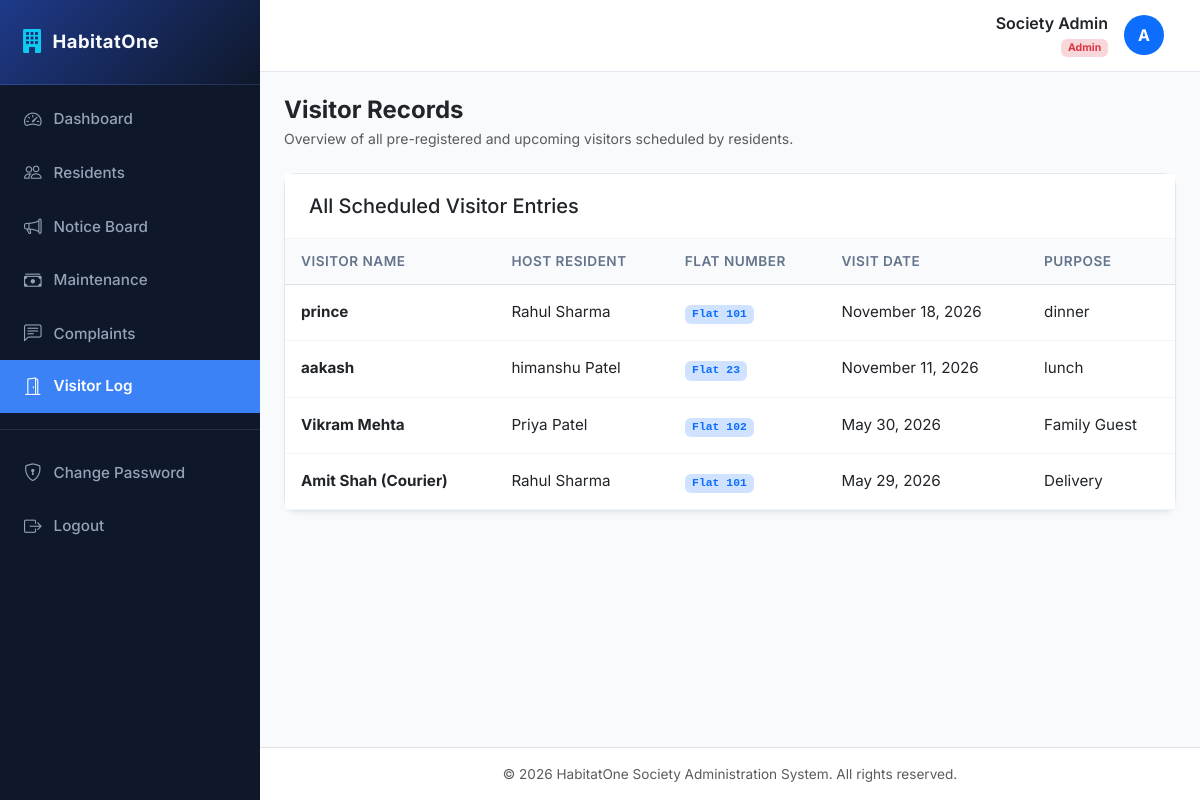
Screenshot of /visitors/ (signed in) with the database file from the repository.
### accounts/models.py (models this page shows, shortened)
class User(AbstractUser):
    ROLE_CHOICES = (
        ('ADMIN', 'Society Admin'),
        ('RESIDENT', 'Resident'),
    )
    role = models.CharField(max_length=10, choices=ROLE_CHOICES, default='RESIDENT')

### visitors/models.py (models this page shows, shortened)
class Visitor(models.Model):
    resident = models.ForeignKey(Resident, on_delete=models.CASCADE, related_name='visitors')
    visitor_name = models.CharField(max_length=100)
    visit_date = models.DateField()
    purpose = models.CharField(max_length=200)

### residents/models.py (models this page shows, shortened)
class Resident(models.Model):
    user = models.OneToOneField(settings.AUTH_USER_MODEL, on_delete=models.CASCADE, related_name='resident_profile')
    flat_number = models.CharField(max_length=50)
    phone = models.CharField(max_length=15)
    family_members = models.PositiveIntegerField(default=1)
    move_in_date = models.DateField()

### visitors/views.py (the view, shortened to what this page needs)
# urls.py: path('', views.visitor_list, name='list'),
@login_required
def visitor_list(request):
    if request.user.role == 'ADMIN':
        visitors = Visitor.objects.all().select_related('resident__user').order_by('-visit_date')
        return render(request, 'visitors/admin_list.html', {'visitors': visitors})

### templates/visitors/admin_list.html (shortened to what this page needs)
{% extends 'base.html' %}
{% block content %}
<div class="mb-4">
    <h4 class="mb-1 text-dark fw-bold">Visitor Records</h4>
    <p class="text-muted mb-0 small">Overview of all pre-registered and upcoming visitors scheduled by residents.</p>
</div>
<div class="card card-custom">
    <div class="card-header-custom">
        <h5 class="mb-0">All Scheduled Visitor Entries</h5>
    </div>
    <div class="card-body-custom p-0">
        <div class="table-responsive">
            <table class="table table-custom align-middle">
                <thead>
                    <tr>
                        <th>Visitor Name</th>
                        <th>Host Resident</th>
                        <th>Flat Number</th>
                        <th>Visit Date</th>
                        <th>Purpose</th>
                    </tr>
                </thead>
                <tbody>
                    {% for visitor in visitors %}
                        <tr>
                            <td class="fw-bold text-dark">{{ visitor.visitor_name }}</td>
                            <td>{{ visitor.resident.user.get_full_name|default:visitor.resident.user.username }}</td>
                            <td><span class="badge bg-primary-subtle text-primary font-monospace">Flat {{ visitor.resident.flat_number }}</span></td>
                            <td>{{ visitor.visit_date|date:"F d, Y" }}</td>
                            <td>{{ visitor.purpose }}</td>
                        </tr>
                    {% endfor %}
                </tbody>
            </table>
        </div>
    </div>
</div>
{% endblock %}

### templates/base.html (shortened to what this page needs)
<!DOCTYPE html>
<html lang="en">
<head>
    <link href="https://cdn.jsdelivr.net/npm/bootstrap@5.3.0/dist/css/bootstrap.min.css" rel="stylesheet">
    <link rel="stylesheet" href="https://cdn.jsdelivr.net/npm/bootstrap-icons@1.10.5/font/bootstrap-icons.css">
</head>
<body>
    <div class="d-flex" id="wrapper">
        <div id="sidebar-wrapper">
            <div class="sidebar-heading d-flex align-items-center gap-2">
                <i class="bi bi-building-fill text-info fs-4"></i>
                <span>HabitatOne</span>
            </div>
            <div class="list-group list-group-flush mt-2">
                <a href="{% url 'dashboard:home' %}" class="list-group-item list-group-item-action {% if request.resolver_match.app_name == 'dashboard' %}active{% endif %}">
                    <i class="bi bi-speedometer2"></i> Dashboard
                </a>
                {% if request.user.role == 'ADMIN' %}
                <a href="{% url 'residents:list' %}" class="list-group-item list-group-item-action {% if request.resolver_match.app_name == 'residents' %}active{% endif %}">
                    <i class="bi bi-people"></i> Residents
                </a>
                {% endif %}
                <a href="{% url 'notices:list' %}" class="list-group-item list-group-item-action {% if request.resolver_match.app_name == 'notices' %}active{% endif %}">
                    <i class="bi bi-megaphone"></i> Notice Board
                </a>
                <a href="{% url 'maintenance:list' %}" class="list-group-item list-group-item-action {% if request.resolver_match.app_name == 'maintenance' %}active{% endif %}">
                    <i class="bi bi-cash-stack"></i> Maintenance
                </a>
                <a href="{% url 'complaints:list' %}" class="list-group-item list-group-item-action {% if request.resolver_match.app_name == 'complaints' %}active{% endif %}">
                    <i class="bi bi-chat-left-text"></i> Complaints
                </a>
                <a href="{% url 'visitors:list' %}" class="list-group-item list-group-item-action {% if request.resolver_match.app_name == 'visitors' %}active{% endif %}">
                    <i class="bi bi-door-open"></i> Visitor Log
                </a>
                <div class="border-top border-secondary my-3 opacity-25"></div>
                <a href="{% url 'accounts:password_change' %}" class="list-group-item list-group-item-action {% if request.resolver_match.url_name == 'password_change' %}active{% endif %}">
                    <i class="bi bi-shield-lock"></i> Change Password
                </a>
                <a href="{% url 'accounts:logout' %}" class="list-group-item list-group-item-action">
                    <i class="bi bi-box-arrow-right"></i> Logout
                </a>
            </div>
        </div>
        <div id="page-content-wrapper">
            <nav class="navbar navbar-expand-lg navbar-custom navbar-light">
                <div class="container-fluid">
                    <div class="ms-auto d-flex align-items-center gap-3">
                        <div class="text-end d-none d-sm-block">
                            <h6 class="mb-0 fw-semibold text-dark">{{ request.user.get_full_name|default:request.user.username }}</h6>
                            <small class="text-muted">
                                {% if request.user.role == 'ADMIN' %}
                                    <span class="badge bg-danger-subtle text-danger">Admin</span>
                                {% else %}
                                    <span class="badge bg-primary-subtle text-primary">Resident - Flat {{ request.user.resident_profile.flat_number|default:"N/A" }}</span>
                                {% endif %}
                            </small>
                        </div>
                        <div class="avatar bg-primary text-white rounded-circle d-flex align-items-center justify-content-center fw-bold" style="width: 40px; height: 40px;">
                            {{ request.user.username|make_list|first|upper }}
                        </div>
                    </div>
                </div>
            </nav>
            <div class="container-fluid px-4 py-4 flex-grow-1">
                {% block content %}{% endblock %}
            </div>
            <footer class="bg-white border-top py-3 text-center text-muted mt-auto" style="font-size: 0.85rem;">
                <div class="container">
                    <span>&copy; 2026 HabitatOne Society Administration System. All rights reserved.</span>
                </div>
            </footer>
        </div>
    </div>
</body>
</html>

### templates/base.html (style rules this page uses)
:root { --primary-bg: #f8fafc; --sidebar-bg: #0f172a; --sidebar-hover: #1e293b; --sidebar-active: #3b82f6; --card-shadow: 0 4px 6px -1px rgb(0 0 0 / 0.05), 0 2px 4px -2px rgb(0 0 0 / 0.05); --header-bg: #ffffff; --accent-color: #2563eb; --text-main: #1e293b; --text-muted: #64748b; }
body { font-family: 'Inter', sans-serif; background-color: var(--primary-bg); color: var(--text-main); overflow-x: hidden; }
#sidebar-wrapper { min-height: 100vh; width: 260px; background-color: var(--sidebar-bg); color: #f8fafc; transition: all 0.25s ease; position: fixed; z-index: 1000; }
#sidebar-wrapper .sidebar-heading { padding: 1.5rem 1.25rem; font-size: 1.15rem; font-weight: 700; letter-spacing: 0.5px; border-bottom: 1px solid rgba(255, 255, 255, 0.08); background: linear-gradient(135deg, #1e3a8a, #0f172a); }
#sidebar-wrapper .list-group-item { background-color: transparent; color: #94a3b8; border: none; padding: 0.85rem 1.5rem; font-size: 0.95rem; font-weight: 500; display: flex; align-items: center; gap: 12px; transition: all 0.2s ease; }
#sidebar-wrapper .list-group-item i { font-size: 1.1rem; transition: transform 0.2s ease; }
#sidebar-wrapper .list-group-item.active { background-color: var(--sidebar-active); color: #ffffff; font-weight: 600; border-radius: 0; }
#page-content-wrapper { margin-left: 260px; min-width: 0; width: calc(100% - 260px); min-height: 100vh; display: flex; flex-direction: column; transition: all 0.25s ease; }
.navbar-custom { background-color: var(--header-bg); border-bottom: 1px solid #e2e8f0; padding: 0.85rem 1.5rem; }
.card-custom { background-color: #ffffff; border: 1px solid #e2e8f0; border-radius: 12px; box-shadow: var(--card-shadow); margin-bottom: 1.5rem; transition: transform 0.15s ease, box-shadow 0.15s ease; }
.card-header-custom { background-color: #ffffff; border-bottom: 1px solid #f1f5f9; padding: 1.25rem 1.5rem; font-weight: 600; font-size: 1.05rem; }
.card-body-custom { padding: 1.5rem; }
.table-custom { margin-bottom: 0; }
.table-custom th { font-weight: 600; color: var(--text-muted); border-bottom-width: 1px; font-size: 0.85rem; text-transform: uppercase; letter-spacing: 0.5px; background-color: #f8fafc; padding: 0.75rem 1rem; }
.table-custom td { padding: 1rem; vertical-align: middle; font-size: 0.95rem; border-bottom: 1px solid #f1f5f9; }

### rows the page displays
User: user.get_full_name "Society Admin", user.username|make_list "A"
Visitor: visitor_name "prince", resident.user.get_full_name "Rahul Sharma", resident.flat_number "101", visit_date "November 18, 2026", purpose "dinner"
Visitor: visitor_name "aakash", resident.user.get_full_name "himanshu Patel", resident.flat_number "23", visit_date "November 11, 2026", purpose "lunch"
Visitor: visitor_name "Vikram Mehta", resident.user.get_full_name "Priya Patel", resident.flat_number "102", visit_date "May 30, 2026", purpose "Family Guest"
Visitor: visitor_name "Amit Shah (Courier)", resident.user.get_full_name "Rahul Sharma", resident.flat_number "101", visit_date "May 29, 2026", purpose "Delivery"
